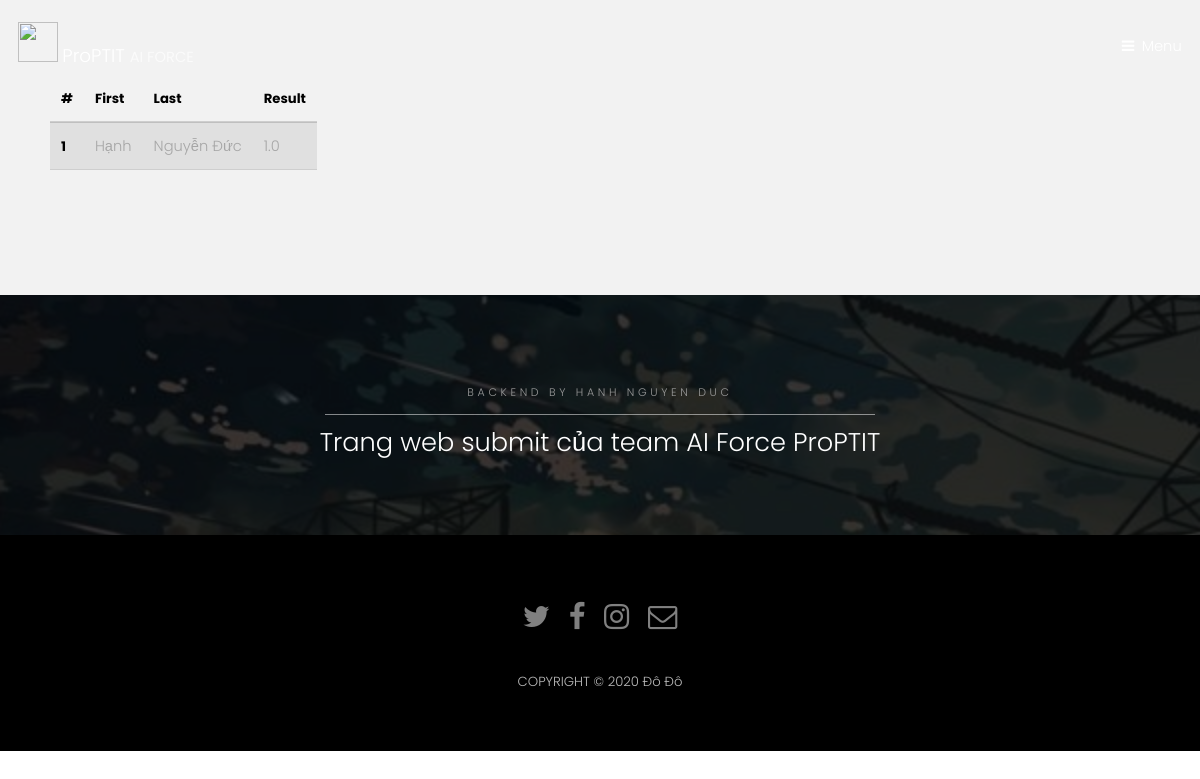
/submission/1 (signed in), run on the app's committed database.
### home/models.py (models this page shows, shortened)
class Member(AbstractUser):
    first_name = models.CharField(name="First Name", default="username_first", max_length=100)
    last_name = models.CharField(name="Last Name", default="username_last", max_length=100)
    total_contribute = models.FloatField(name="contribute", default=0)

class Submission(models.Model):
    id = models.IntegerField(name="id", auto_created=True, primary_key=True)
    member = models.ForeignKey(Member, name="member", on_delete=models.CASCADE, default=None)
    contest = models.ForeignKey(Contest, name="contest", on_delete=models.CASCADE, default=None)
    file = models.FileField(name="file", upload_to="files")
    date = models.DateField(name="date", auto_now=True)
    score = models.FloatField(name="score", default=0)

### home/views.py (the view)
# urls.py: path(r'submission/<int:id>', get_submission_page, name="submission")
@decorators.login_required(login_url="/login")
def get_submission_page(request, id=1):
    contest = Contest.objects.get(id=id)
    submissions = Submission.objects.filter(contest=contest)
    content = []
    for submission in submissions:
        tmp_content = {}
        tmp_content.update({'first_name': submission.member.first_name})
        tmp_content.update({'last_name': submission.member.last_name})
        tmp_content.update({'score': submission.score})
        content.append(tmp_content)
    return render(
        request,
        'home/submissions.html',
        {
            'content': content,
            'list_contest': get_all_contests()
        }
    )

### home/views.py (called while the page is built)
def get_all_contests():
    contests = Contest.objects.all()
    res = []
    for contest in contests:
        tmp_contest = {}
        tmp_contest.update({'name': contest.name})
        tmp_contest.update({'url': '/home/contest/{}'.format(contest.id)})
        res.append(tmp_contest)
    return res

### home/templates/home/submissions.html (shortened to what this page needs)
{% extends "home/base.html" %}
{% load crispy_forms_tags %}
{% block content %}
    <div class="row justify-content-center">
        <div class="col-md-8">
			<table class="table w-100 p-3">
				<thead>
					<tr>
						<th scope="col">#</th>
						<th scope="col">First</th>
						<th scope="col">Last</th>
						<th scope="col">Result</th>
					</tr>
				</thead>
				<tbody>
                    {% for submit in content %}
					<tr>
						<th scope="row">1</th>
						<td>{{submit.first_name}}</td>
						<td>{{submit.last_name}}</td>
						<td>{{submit.score}}</td>
					</tr>
                    {% endfor %}
				</tbody>
			</table>
		</div>
    </div>
{% endblock %}

### home/static/css/main01.css (style rules this page uses)
html, body, div, span, applet, object, iframe, h1, h2, h3, h4, h5, h6, p, blockquote, pre, a, abbr, acronym, address, big, cite, code, del, dfn, em, img, ins, kbd, q, s, samp, small, strike, strong, sub, sup, tt, var, b, u, i, center, dl, dt, dd, ol, ul, li, fieldset, form, label, legend, table, caption, tbody, tfoot, thead, tr, th, td, article, aside, canvas, details, embed, figure, figcaption, footer, header, hgroup, menu, nav, output, ruby, section, summary, time, mark, audio, video { margin: 0; padding: 0; border: 0; font-size: 100%; font: inherit; vertical-align: baseline; }
body { line-height: 1; }
table { border-collapse: collapse; border-spacing: 0; }
body { -webkit-text-size-adjust: none; }
*, *:before, *:after { -moz-box-sizing: border-box; -webkit-box-sizing: border-box; box-sizing: border-box; }
.row { border-bottom: solid 1px transparent; -moz-box-sizing: border-box; -webkit-box-sizing: border-box; box-sizing: border-box; }
.row>* { float: left; -moz-box-sizing: border-box; -webkit-box-sizing: border-box; box-sizing: border-box; }
.row:after, .row:before { content: ''; display: block; clear: both; height: 0; }
.row>* { padding: 0 0 0 2rem; }
.row { margin: 0 0 -1px -2rem; }
@media screen and (max-width: 1680px) { .row>* { padding: 0 0 0 2rem; } }
@media screen and (max-width: 1680px) { .row { margin: 0 0 -1px -2rem; } }
@media screen and (max-width: 1280px) { .row>* { padding: 0 0 0 1.5rem; } }
@media screen and (max-width: 1280px) { .row { margin: 0 0 -1px -1.5rem; } }
body { -ms-overflow-style: scrollbar; }
body { background: #fff; }
html { font-size: 13pt; }
@media screen and (max-width: 1680px) { html { font-size: 11pt; } }
@media screen and (max-width: 1280px) { html { font-size: 11pt; } }
body { background-color: #fff; color: #444; }
body, input, select, textarea { font-family: "Poppins", sans-serif; font-weight: 300; font-size: 1rem; line-height: 1.65; }
table { margin: 0 0 2rem 0; width: 100%; }
table tbody tr { border: solid 1px; border-left: 0; border-right: 0; }
table td { padding: 0.75rem 0.75rem; }
table th { font-size: 0.9rem; font-weight: 700; padding: 0 0.75rem 0.75rem 0.75rem; text-align: left; }
table thead { border-bottom: solid 2px; }
table tbody tr { border-color: rgba(144, 144, 144, 0.25); }
table tbody tr:nth-child(2n+1) { background-color: rgba(144, 144, 144, 0.075); }
table th { color: #555; }
table thead { border-bottom-color: rgba(144, 144, 144, 0.25); }
.wrapper.style2 table tbody tr { border-color: rgba(0, 0, 0, 0.15); }
.wrapper.style2 table tbody tr:nth-child(2n+1) { background-color: rgba(0, 0, 0, 0.075); }
.wrapper.style2 table th { color: #000; }
.wrapper.style2 table thead { border-bottom-color: rgba(0, 0, 0, 0.15); }
.grid-style>* { -moz-flex-shrink: 1; -webkit-flex-shrink: 1; -ms-flex-shrink: 1; flex-shrink: 1; -moz-flex-grow: 0; -webkit-flex-grow: 0; -ms-flex-grow: 0; flex-grow: 0; }
.grid-style>* { width: 50%; }
.grid-style>* { padding: 2rem; width: calc(50% + 2rem); }
.grid-style> :nth-child(-n+2) { padding-top: 0; }
.grid-style> :nth-last-child(-n+2) { padding-bottom: 0; }
.grid-style> :nth-child(2n+1) { padding-left: 0; }
.grid-style> :nth-child(2n+1), .grid-style> :nth-child(2n) { width: calc(50% + 0rem); }

### data on the page
Member: first_name "Hạnh", last_name "Nguyễn Đức"
Submission: score "1.0"
